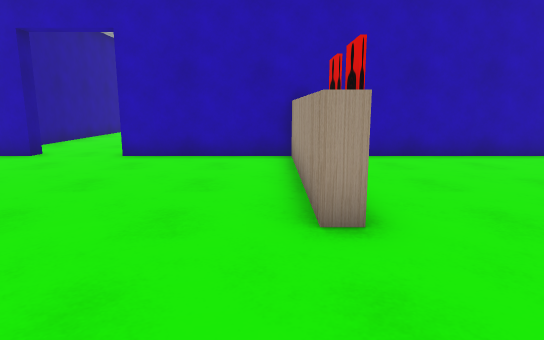
View 1 (above)

19 first-person views from a walk through a 3-D level made in the Unity game engine. The camera is 1.3 m above the floor, tilts 10° down and sees 75° across. The floor is counted in squares, 1 m on a side. Each view is taken from the middle of a square. On the plan, view 1 faces up. The plan holds only what a view shows up to about 15 squares ahead; the rest is blank. The place goes on beyond the plan. The player is left out. Some surface patterns are stand-ins.

View 2
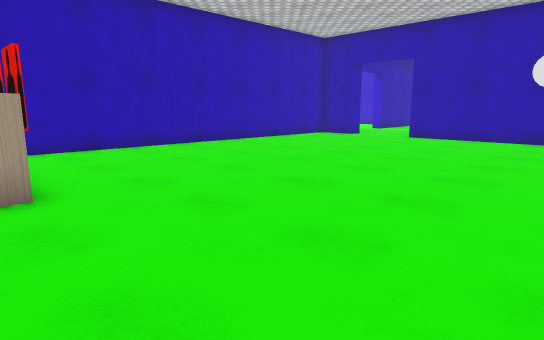

View 3
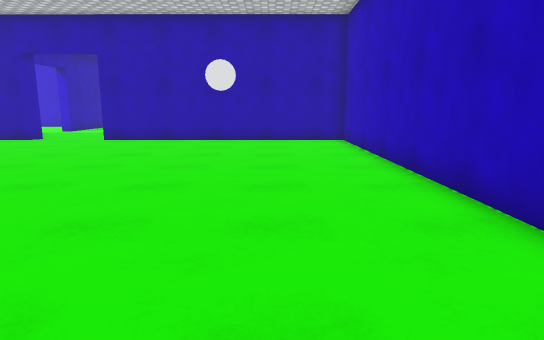

View 4
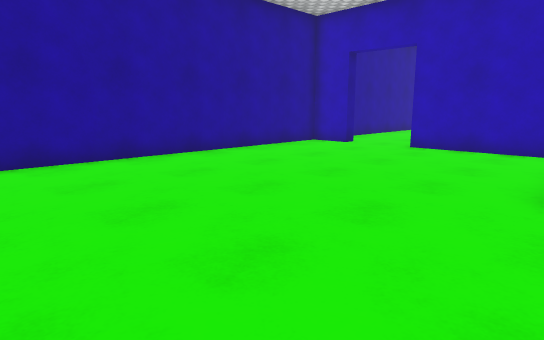

View 5
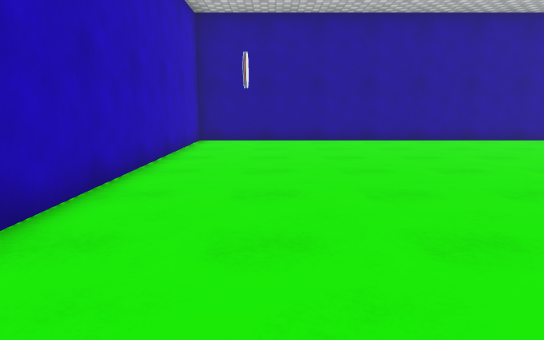

View 6
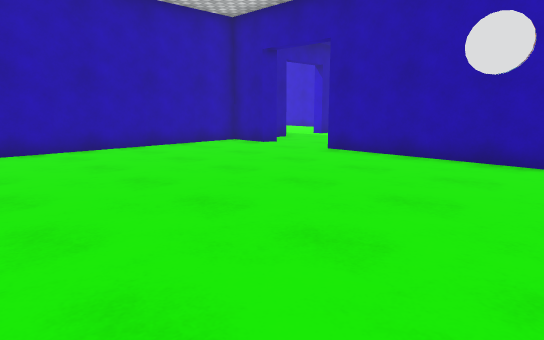

View 7
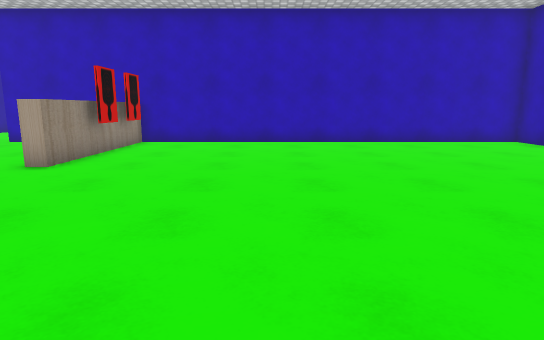

View 8
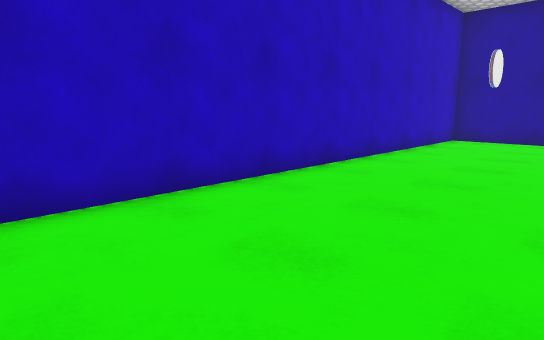

View 9
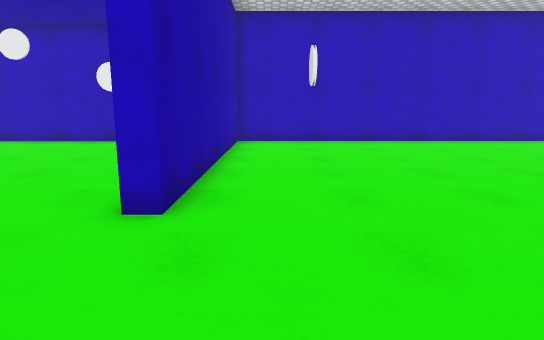

View 10
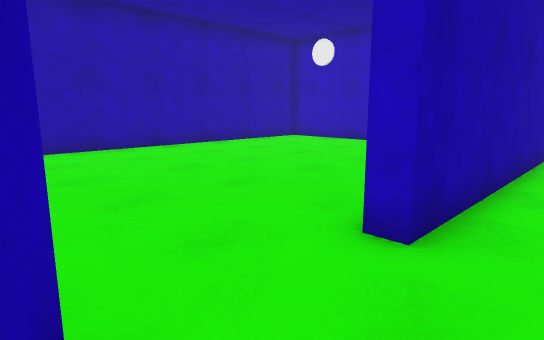

View 11
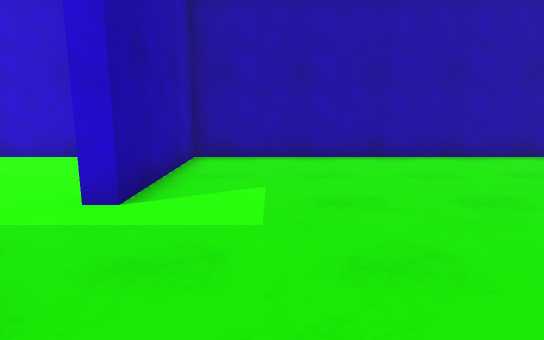

View 12
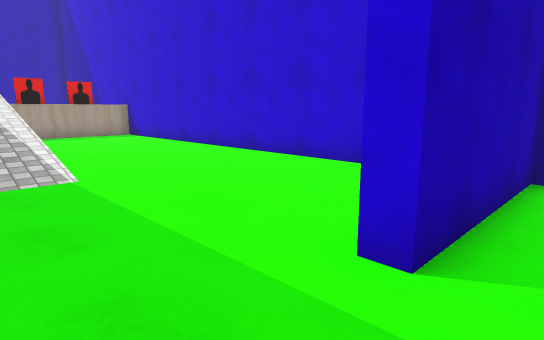

View 13
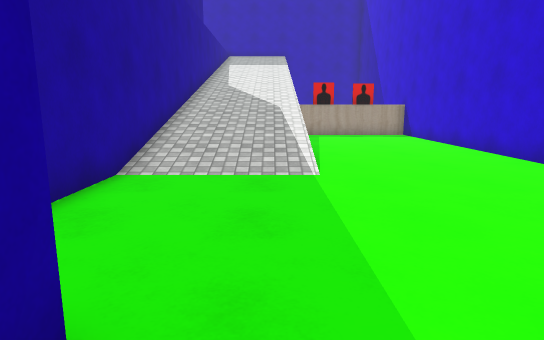

View 14
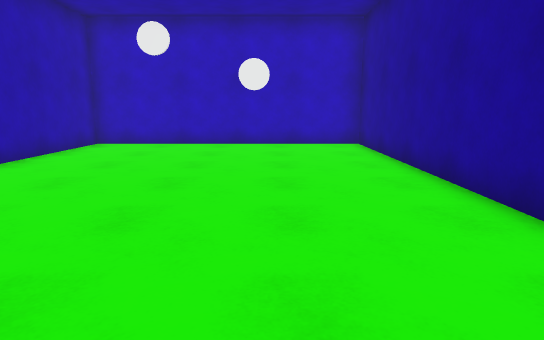

View 15
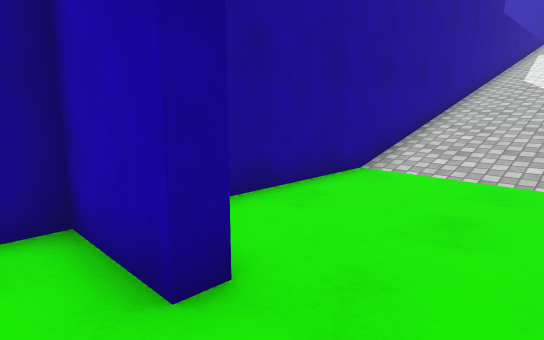

View 16
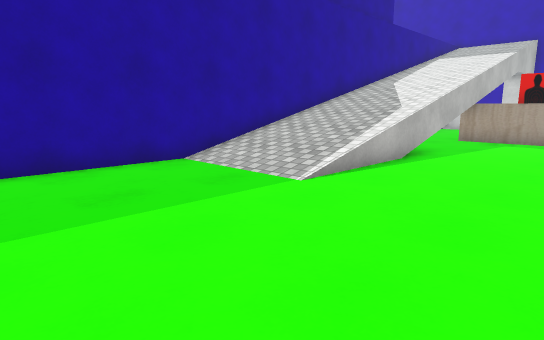

View 17
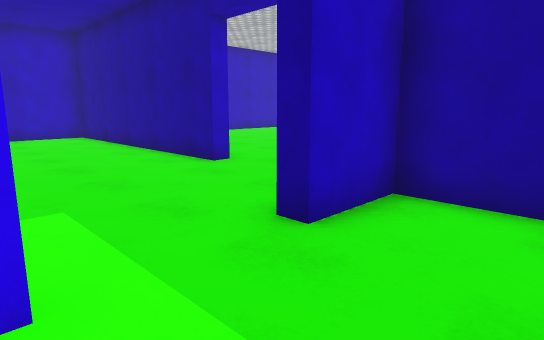

View 18
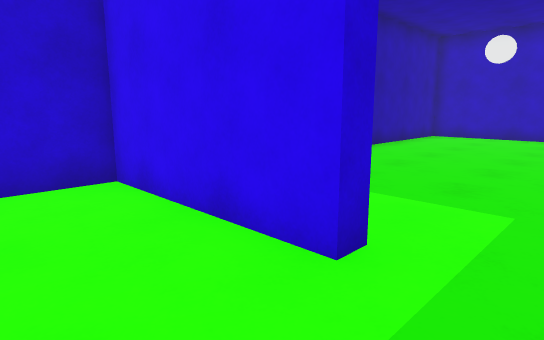

View 19
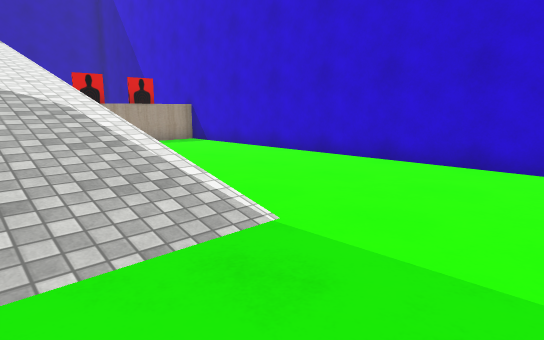

### Floor plan
Key: @ floor where view 1 was taken; # wall or solid block; . main floor; : floor 2 m higher than the main floor; / step, stairs or slope; = window, fence, low wall or low ledge; ^ raised ledge; v drop or lower ground.
Columns run from 8 left of view 1 to 25 right of it. Each row starts with its distance up from view 1.
 23                         #:::v....#
 22                         #///v....#
 21                         #///v....#
 20                         #///v....#
 19                         #///=....#
 18                         #///=....#
 17                         #///=....#
 16                         #////....#
 15 #.                      #........#
 14 #..                     #........#
 13 #..                     #........#
 12  ...                    #........#
 11  ...                    #........#
 10 ##..#####################........#
  9 #........^.............###...#####
  8 #........^.............##........#
  7 #........^.......................#
  6 #........^.......................#
  5 #........^.......................#
  4 #........^.............##........#
  3 #......................##........#
  2 #......................##........#
  1 #......................##........#
  0 #.......@..............##........#
 -1 #......................##........#
 -2 #......................##........#
 -3 #......................##........#
 -4 #......................##........#
 -5 ##################################

Where each view was taken, in squares from view 1:
view 1: 0 up, 0 right, facing up
view 2: 2 down, 0 right, facing up-right
view 3: 2 down, 1 right, facing right
view 4: 2 down, 1 right, facing up-left
view 5: 2 down, 6 right, facing left
view 6: 2 down, 6 right, facing up-right
view 7: 4 down, 6 right, facing up
view 8: 0 up, 7 right, facing down-left
view 9: 9 up, 14 right, facing down
view 10: 8 up, 14 right, facing down-right
view 11: 7 up, 16 right, facing right
view 12: 8 up, 18 right, facing up-right
view 13: 8 up, 19 right, facing up
view 14: 8 up, 19 right, facing down
view 15: 8 up, 20 right, facing up-left
view 16: 10 up, 24 right, facing up-left
view 17: 12 up, 21 right, facing down-left
view 18: 12 up, 19 right, facing down-right
view 19: 12 up, 17 right, facing up-right
